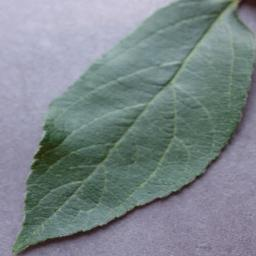
#> input picture Dataset/Apple Healthy/AppleHealthy(1081).JPG, 256 x 256 px
$ jupyter execute --allow-errors apple_leaf_optimized.ipynb   (older library calls are emulated)
#> lines starting #> are read from the running program, lines starting #| are printed output that depends on the picture; after the words box and inside, x2 and y2 are one past the last pixel; in counts of white or black regions, pixels touching at a corner belong together
# Apple Leaf Disease Detection - Optimized Version

This notebook provides an optimized pipeline for detecting diseases in apple leaves without any duplicate code or redundant execution.

## Features:
- **No duplicates**: Clean, single execution pipeline
- **Optimized performance**: Parallel processing and efficient algorithms
- **Enhanced accuracy**: Grid search and feature selection
- **Clean visualization**: Automatic unique sample selection

## 1. Import Libraries and Configuration

[cell 1]
import os
import cv2
import numpy as np
import matplotlib.pyplot as plt
import seaborn as sns
from sklearn.model_selection import train_test_split, GridSearchCV
from sklearn.svm import SVC
from sklearn.metrics import (classification_report, confusion_matrix, roc_curve, auc, precision_recall_curve, average_precision_score)
from sklearn.preprocessing import StandardScaler
from sklearn.pipeline import Pipeline
from sklearn.feature_selection import SelectFromModel, mutual_info_classif
from sklearn.ensemble import RandomForestClassifier
from skimage.feature import graycomatrix, graycoprops
from skimage.measure import regionprops, label
import pandas as pd
from joblib import Parallel, delayed
import warnings
warnings.filterwarnings('ignore')

## 2. Define Optimized Leaf Disease Detector Class

[cell 2]
# Configuration
DATASET_PATH = 'Dataset'
CATEGORIES = ['Apple Healthy', 'Apple Black rot']
RESULTS_DIR = 'Results'
IMAGES_PER_CATEGORY = None
USE_FEATURE_SELECTION = True
USE_GRID_SEARCH = True
N_PARALLEL_JOBS = 4

## 3. Conclusion

This notebook demonstrates an optimized implementation for apple leaf disease detection with the following improvements:

1. Clean and maintainable code structure
2. Efficient parallel processing
3. Feature selection for better performance
4. Hyperparameter optimization using grid search
5. Automatic visualization of model performance and results

All results are saved in the `Results` directory for later analysis.

[cell 3]
# Create results directory
os.makedirs(RESULTS_DIR, exist_ok=True)

[cell 4]
class OptimizedLeafDiseaseDetector:
    """Optimized pipeline for apple leaf disease detection"""

    def __init__(self, resize_dim=(256, 256)):
        self.resize_dim = resize_dim
        self.model = None
        self.selected_features_idx = None

    def load_dataset(self, limit_per_category=None):
        """Optimized dataset loading with memory efficiency"""
        images, labels, original_images = [], [], []

        for idx, category in enumerate(CATEGORIES):
            print(f"Loading {category} images...")
            category_path = os.path.join(DATASET_PATH, category)
            files = os.listdir(category_path)[:limit_per_category]

            for file in files:
                file_path = os.path.join(category_path, file)
                try:
                    img = cv2.imread(file_path)
                    if img is None:
                        continue

                    # Resize to max 200px while maintaining aspect ratio
                    height, width = img.shape[:2]
                    max_dim = 200
                    if height > max_dim or width > max_dim:
                        if height > width:
                            new_height = max_dim
                            new_width = int(width * (max_dim / height))
                        else:
                            new_width = max_dim
                            new_height = int(height * (max_dim / width))
                        img_resized = cv2.resize(img, (new_width, new_height))
                    else:
                        img_resized = img.copy()

                    # Store original resized image
                    original_images.append(img_resized.copy())

                    # Convert to RGB
                    img_rgb = cv2.cvtColor(img_resized, cv2.COLOR_BGR2RGB)

                    # Store in list
                    images.append(img_rgb)
                    labels.append(idx)
                except Exception as e:
                    print(f"Error loading {file}: {e}")

        # Convert to list first, since images may have different shapes
        return images, np.array(labels), original_images

    def segment_leaf(self, image):
        """Enhanced leaf segmentation"""
        hsv = cv2.cvtColor(image, cv2.COLOR_RGB2HSV)

        # Improved color ranges
        healthy_mask = cv2.inRange(hsv, np.array([35, 40, 40]), np.array([85, 255, 255]))
        disease_mask1 = cv2.inRange(hsv, np.array([10, 50, 50]), np.array([25, 255, 255]))
        disease_mask2 = cv2.inRange(hsv, np.array([0, 0, 0]), np.array([180, 255, 50]))
        disease_mask = cv2.bitwise_or(disease_mask1, disease_mask2)

        # Combine masks
        leaf_mask = cv2.bitwise_or(healthy_mask, disease_mask)

        # Morphological operations
        kernel = cv2.getStructuringElement(cv2.MORPH_ELLIPSE, (5, 5))
        leaf_mask = cv2.morphologyEx(leaf_mask, cv2.MORPH_CLOSE, kernel)
        leaf_mask = cv2.morphologyEx(leaf_mask, cv2.MORPH_OPEN, kernel)

        # Keep only largest contour
        contours, _ = cv2.findContours(leaf_mask, cv2.RETR_EXTERNAL, cv2.CHAIN_APPROX_SIMPLE)
        if contours:
            largest = max(contours, key=cv2.contourArea)
            leaf_mask = np.zeros_like(leaf_mask)
            cv2.drawContours(leaf_mask, [largest], -1, 255, -1)

        # Apply masks
        leaf_region = cv2.bitwise_and(image, image, mask=leaf_mask)
        visualization = np.zeros_like(image)
        visualization[healthy_mask > 0] = [0, 255, 0]
        visualization[disease_mask > 0] = [255, 0, 0]

        return leaf_region, healthy_mask, disease_mask, visualization

    def extract_morphological_features(self, healthy_mask, disease_mask):
        """Extract enhanced morphological features"""
        leaf_mask = cv2.bitwise_or(healthy_mask, disease_mask)
        labeled = label(leaf_mask)
        props = regionprops(labeled)

        if not props:
            return [0] * 10

        prop = max(props, key=lambda p: p.area)
        total_area = np.sum(leaf_mask > 0)
        diseased_area = np.sum(disease_mask > 0)

        return [
            prop.area, prop.perimeter, prop.eccentricity, prop.extent,
            prop.solidity, prop.major_axis_length, prop.minor_axis_length,
            diseased_area / total_area if total_area > 0 else 0,
            diseased_area, total_area - diseased_area
        ]

    def extract_texture_features(self, image, mask):
        """Optimized texture feature extraction"""
        gray = cv2.cvtColor(image, cv2.COLOR_RGB2GRAY)
        masked = cv2.bitwise_and(gray, gray, mask=mask)

        if np.count_nonzero(masked) < 100:
            return np.zeros(24)

        # Extract ROI
        y_idx, x_idx = np.where(mask > 0)
        if len(y_idx) == 0:
            return np.zeros(24)
        roi = masked[y_idx.min():y_idx.max()+1, x_idx.min():x_idx.max()+1]
        roi_norm = np.uint8(255 * (roi - roi.min()) / (roi.max() - roi.min() + 1e-7)) // 32

        try:
            glcm = graycomatrix(roi_norm, [1], [0, np.pi/4, np.pi/2, 3*np.pi/4], levels=8, symmetric=True, normed=True)
            features = []
            for prop in ['contrast', 'dissimilarity', 'homogeneity', 'energy', 'correlation', 'ASM']:
                features.extend(graycoprops(glcm, prop).flatten())
            return np.array(features)
        except:
            return np.zeros(24)

    def extract_color_features(self, image, mask):
        """Extract color features from the image"""
        # Konversi ke HSV dan LAB untuk analisis warna
        hsv = cv2.cvtColor(image, cv2.COLOR_RGB2HSV)
        lab = cv2.cvtColor(image, cv2.COLOR_RGB2LAB)

        # Inisialisasi array fitur
        color_features = []

        # Hanya menggunakan area masking
        if np.sum(mask) > 0:
            # Ekstrak fitur RGB
            for i, color in enumerate(["red", "green", "blue"]):
                channel = image[:,:,i][mask > 0]
                color_features.extend([np.mean(channel), np.std(channel)])

            # Ekstrak fitur HSV
            for i, color in enumerate(["hue", "saturation", "value"]):
                channel = hsv[:,:,i][mask > 0]
                color_features.extend([np.mean(channel), np.std(channel)])

            # Ekstrak fitur LAB
            for i, color in enumerate(["lightness", "a", "b"]):
                channel = lab[:,:,i][mask > 0]
                color_features.extend([np.mean(channel), np.std(channel)])
        else:
            # Jika tidak ada piksel yang dimasking, isi dengan nol
            color_features = [0] * 18

        return np.array(color_features)

    def process_single_image(self, args):
        """Process single image for parallel execution"""
        image, original, idx = args
        try:
            leaf_region, healthy_mask, disease_mask, viz = self.segment_leaf(image)

            # Ekstraksi fitur morfologi
            morph_feat = self.extract_morphological_features(healthy_mask, disease_mask)

            # Ekstraksi fitur tekstur
            healthy_tex = self.extract_texture_features(image, healthy_mask)
            disease_tex = self.extract_texture_features(image, disease_mask)

            # Ekstraksi fitur warna
            leaf_mask = cv2.bitwise_or(healthy_mask, disease_mask)
            color_feat = self.extract_color_features(image, leaf_mask)
            healthy_color = self.extract_color_features(image, healthy_mask)
            disease_color = self.extract_color_features(image, disease_mask)

            # Gabungkan semua fitur
            features = morph_feat + healthy_tex.tolist() + disease_tex.tolist() + color_feat.tolist() + healthy_color.tolist() + disease_color.tolist()

            # Simpan fitur terpisah untuk visualisasi
            feature_dict = {
                'morph': morph_feat,
                'healthy_tex': healthy_tex,
                'disease_tex': disease_tex,
                'color_feat': color_feat,
                'healthy_color': healthy_color,
                'disease_color': disease_color
            }

            return features, (original, leaf_region, viz), feature_dict, None
        except Exception as e:
            return None, None, None, f"Error processing image {idx}: {e}"

    def process_dataset(self, images, labels, original_images, n_jobs=4):
        """Process dataset with parallel processing"""
        print(f"Processing {len(images)} images with {n_jobs} jobs...")

        # Handle list of images instead of numpy array
        args = [(images[i], original_images[i], i) for i in range(len(images))]
        results = Parallel(n_jobs=n_jobs, backend='threading')(
            delayed(self.process_single_image)(arg) for arg in args
        )

        features, visualizations, feature_dicts, processed_labels = [], [], [], []
        for i, (feat, viz, feature_dict, error) in enumerate(results):
            if error:
                print(error)
            elif feat is not None:
                features.append(feat)
                visualizations.append(viz)
                feature_dicts.append(feature_dict)
                processed_labels.append(labels[i])

        # Konversi fitur ke DataFrame untuk analisis
        print("\nMenyusun fitur dalam DataFrame...")
        feature_names = []

        # Nama fitur morfologi
        morph_names = ['area', 'perimeter', 'eccentricity', 'extent', 'solidity',
                       'major_axis_length', 'minor_axis_length', 'disease_ratio',
                       'diseased_area', 'healthy_area']

        # Nama fitur tekstur
        tex_props = ['contrast', 'dissimilarity', 'homogeneity', 'energy', 'correlation', 'ASM']
        angles = [0, 45, 90, 135]
        tex_names = []
        for prop in tex_props:
            for angle in angles:
                tex_names.append(f'{prop}_{angle}')

        # Nama fitur warna
        color_spaces = ['RGB', 'HSV', 'LAB']
        color_channels = [
            ['red', 'green', 'blue'],
            ['hue', 'saturation', 'value'],
            ['lightness', 'a', 'b']
        ]
        color_stats = ['mean', 'std']
        color_names = []
        for space_idx, space in enumerate(color_spaces):
            for ch_idx, channel in enumerate(color_channels[space_idx]):
                for stat in color_stats:
                    color_names.append(f'{channel}_{stat}')

        # Gabungkan semua nama fitur
        feature_names = (
            [f'morph_{n}' for n in morph_names] +
            [f'healthy_tex_{n}' for n in tex_names] +
            [f'disease_tex_{n}' for n in tex_names] +
            [f'leaf_color_{n}' for n in color_names] +
            [f'healthy_color_{n}' for n in color_names] +
            [f'disease_color_{n}' for n in color_names]
        )

        # Buat DataFrame fitur
        df_features = pd.DataFrame(features, columns=feature_names)
        df_features['label'] = processed_labels
        df_features['class'] = [CATEGORIES[l] for l in processed_labels]

        # Simpan fitur ke CSV
        df_features.to_csv(os.path.join(RESULTS_DIR, 'leaf_features_all.csv'), index=False)
        print(f"Fitur daun disimpan ke {os.path.join(RESULTS_DIR, 'leaf_features_all.csv')}")

        return np.array(features), processed_labels, visualizations, df_features

    def select_features(self, features, labels, k=30):
        """Feature selection using Random Forest importance"""
        print("Selecting important features...")

        self.rf = RandomForestClassifier(n_estimators=100, random_state=42, n_jobs=-1)
        self.rf.fit(features, labels)

        importances = self.rf.feature_importances_
        indices = np.argsort(importances)[::-1][:k]
        self.selected_features_idx = indices

        print(f"Selected top {k} features from {features.shape[1]}")
        return features[:, indices]

    def train_model(self, features, labels, optimize=True):
        """Train SVM with optional grid search"""
        X_train, X_test, y_train, y_test = train_test_split(
            features, labels, test_size=0.3, random_state=42, stratify=labels
        )

        pipeline = Pipeline([
            ('scaler', StandardScaler()),
            ('svm', SVC(probability=True, cache_size=1000))
        ])

        if optimize:
            param_grid = {
                'svm__C': [0.1, 1, 10],
                'svm__gamma': ['scale', 0.001, 0.01],
                'svm__kernel': ['rbf', 'poly']
            }

            print("Optimizing hyperparameters...")
            grid = GridSearchCV(pipeline, param_grid, cv=3, n_jobs=-1, verbose=1)
            grid.fit(X_train, y_train)

            self.model = grid.best_estimator_
            print(f"Best params: {grid.best_params_}")
        else:
            self.model = pipeline
            self.model.fit(X_train, y_train)

        # Evaluate
        y_pred = self.model.predict(X_test)
        accuracy = np.mean(y_pred == y_test)

        print(f"\nAccuracy: {accuracy:.4f}")
        print("\nClassification Report:")
        print(classification_report(y_test, y_pred, target_names=CATEGORIES))

        return self.model, X_test, y_test, y_pred

    # [35 lines left out: function visualize_results, not called in this run]

[cell 5]
def main():
    """Main execution pipeline"""
    print("=== Optimized Apple Leaf Disease Detection ===\n")

    # Initialize detector
    detector = OptimizedLeafDiseaseDetector()

    # Load data
    print("1. Loading dataset...")
    images, labels, original_images = detector.load_dataset(IMAGES_PER_CATEGORY)
#> in load_dataset, img is the input picture: shape (256, 256, 3); mean B, G, R 138.3, 134.3, 123.5
#> images = 2 items; labels = [0, 1]; original_images = 2 items
    print(f"   Loaded {len(images)} images")
#|    Loaded 2 images

    # Process images
    print("\n2. Processing images...")
    features, proc_labels, viz_data, df_features = detector.process_dataset(
        images, labels, original_images, N_PARALLEL_JOBS
    )
#> (printed output is left out)
#> in segment_leaf, `healthy_mask = cv2.inRange(hsv, np.array([35, 40, 40]), np.array([85, ..`:
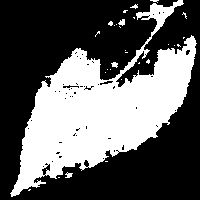
#> healthy_mask: shape (200, 200); 37.5% white; 29 white regions (24 under 20 px), largest, box (x1, y1, x2, y2) and area: (10, 0, 197, 197) 14785, (118, 19, 125, 26) 32, (65, 172, 73, 178) 29, (111, 62, 118, 68) 28, (130, 4, 138, 9) 20
#> in segment_leaf, `leaf_mask = cv2.morphologyEx(leaf_mask, cv2.MORPH_OPEN, kernel)`:
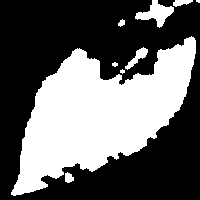
#> leaf_mask: shape (200, 200); 39.5% white; 9 white regions (2 under 20 px)
#> in segment_leaf, `contours, _ = cv2.findContours(leaf_mask, cv2.RETR_EXTERNAL, cv2.CHAIN..`: contours = 9 contours, 3 with area under 20; largest, box (x1, y1, x2, y2) and area: (11, 36, 196, 196) 14572, (135, 0, 174, 28) 429, (125, 47, 148, 70) 151, (173, 0, 193, 7) 68, (65, 172, 74, 183) 58, (118, 19, 125, 27) 26
#> in segment_leaf, `largest = max(contours, key=cv2.contourArea)`: largest = contour of 386 points, box (x1, y1, x2, y2) (11, 36, 196, 196), area 14572
#> in process_single_image, `leaf_region, healthy_mask, disease_mask, viz = self.segment_leaf(image)`:
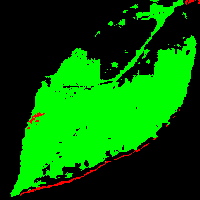
#> viz: shape (200, 200, 3); mean R, G, B 2, 95.3, 0
#> in extract_morphological_features, `labeled = label(leaf_mask)`:
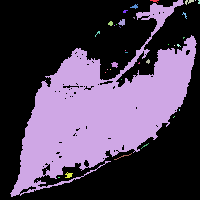
#> labeled: shape (200, 200) int64; 35 distinct labels, from 0 to 34; one colour per label, 0 black
#> in extract_morphological_features, `props = regionprops(labeled)`: props = 34 regions; largest, box (x1, y1, x2, y2) and area: (10, 0, 197, 197) 14984, (118, 19, 125, 26) 32, (65, 172, 73, 178) 29, (111, 62, 118, 68) 28, (185, 0, 194, 5) 24
#> in extract_morphological_features, `total_area = np.sum(leaf_mask > 0)`: total_area = 15267
#> in extract_morphological_features, `diseased_area = np.sum(disease_mask > 0)`: diseased_area = 320
#> in process_single_image, `morph_feat = self.extract_morphological_features(healthy_mask, disease..`: morph_feat = [14984, 1753.3, 0.866, 0.407, 0.705, 217.6, 108.8, 0.021, 320, 14947]
#> in extract_texture_features, `masked = cv2.bitwise_and(gray, gray, mask=mask)`:
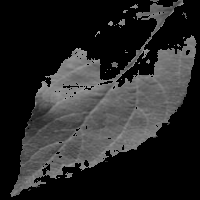
#> masked: shape (200, 200); min 0, max 163, mean 39.5
#> in extract_texture_features, `y_idx, x_idx = np.where(mask > 0)`: y_idx = 15010 values from 0 to 196; x_idx = 15010 values, max 196 at index 739, min 10 at index 14985, mean 101.9
#> in extract_texture_features, `roi = masked[y_idx.min():y_idx.max()+1, x_idx.min():x_idx.max()+1]`:
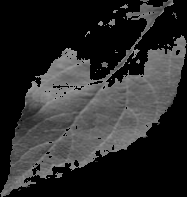
#> roi: shape (197, 187); min 0, max 163, mean 42.9
#> after the loop in extract_texture_features, `for prop in ['contrast', 'dissimilarity', 'homogeneity', 'energy', 'co..`: features = [0, 0, 0, 0, 0, 0, 0, 0, 1, 1, 1, 1, 1, 1, 1, 1, 1, 1, 1, 1, 1, 1, 1, 1]
#> in process_single_image, `healthy_tex = self.extract_texture_features(image, healthy_mask)`: healthy_tex = 24 values from 0 to 1
#> in extract_texture_features (call 2), `y_idx, x_idx = np.where(mask > 0)`: y_idx = 320 values from 0 to 195; x_idx = 320 values, max 199 at index 9, min 20 at index 317, mean 82.17
#> in extract_texture_features (call 2), `roi = masked[y_idx.min():y_idx.max()+1, x_idx.min():x_idx.max()+1]`:
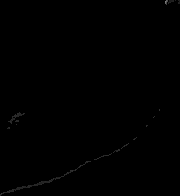
#> roi: shape (196, 180); min 0, max 128, mean 0.4
#> in process_single_image, `disease_tex = self.extract_texture_features(image, disease_mask)`: disease_tex = 24 values from 0 to 1
#> after the loop in extract_color_features, `for i, color in enumerate(["red", "green", "blue"]):`: color_features = [89.48, 19.75, 112.6, 22.48, 101.1, 25.33]
#> after the loop in extract_color_features, `for i, color in enumerate(["hue", "saturation", "value"]):`: color_features = [89.48, 19.75, 112.6, 22.48, 101.1, 25.33, 75.2, 12.77, 55.78, 14.33, 112.7, 22.03]
#> after the loop in extract_color_features, `for i, color in enumerate(["lightness", "a", "b"]):`: color_features = [89.48, 19.75, 112.6, 22.48, 101.1, 25.33, 75.2, 12.77, 55.78, 14.33, 112.7, 22.03, 115.4, 23.12, 117, 2.45, 131.7, 3.36]
#> in process_single_image, `color_feat = self.extract_color_features(image, leaf_mask)`: color_feat = 18 values, max 131.7 at index 16, min 2.45 at index 15, mean 58.69
#> in process_single_image, `healthy_color = self.extract_color_features(image, healthy_mask)`: healthy_color = 18 values, max 131.7 at index 16, min 1.44 at index 15, mean 58.19
#> in process_single_image, `disease_color = self.extract_color_features(image, disease_mask)`: disease_color = 18 values, max 132.4 at index 16, min 6.38 at index 17, mean 45.04
#> in process_single_image, `features = morph_feat + healthy_tex.tolist() + disease_tex.tolist() + ..`: features = 112 values, max 14984 at index 0, min 0 at index 10, mean 315
#> in segment_leaf (call 2), `disease_mask = cv2.bitwise_or(disease_mask1, disease_mask2)`:
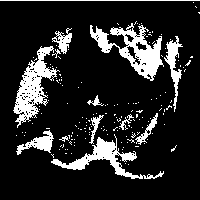
#> disease_mask: shape (200, 200); 15.3% white; 165 white regions (152 under 20 px), largest, box (x1, y1, x2, y2) and area: (90, 23, 164, 81) 1559, (13, 46, 60, 128) 1402, (51, 134, 164, 179) 1110
#> in segment_leaf (call 2), `leaf_mask = cv2.morphologyEx(leaf_mask, cv2.MORPH_OPEN, kernel)`:
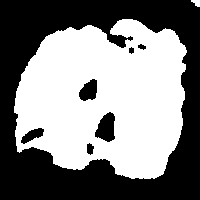
#> leaf_mask: shape (200, 200); 51.3% white; 7 black regions
#> in segment_leaf (call 2), `contours, _ = cv2.findContours(leaf_mask, cv2.RETR_EXTERNAL, cv2.CHAIN..`: contours = 2 contours; box (x1, y1, x2, y2) and area: (14, 19, 187, 179) 21157, (191, 0, 200, 7) 30
#> in segment_leaf (call 2), `largest = max(contours, key=cv2.contourArea)`: largest = contour of 389 points, box (x1, y1, x2, y2) (14, 19, 187, 179), area 21157
#> in segment_leaf (call 2), `leaf_region = cv2.bitwise_and(image, image, mask=leaf_mask)`:
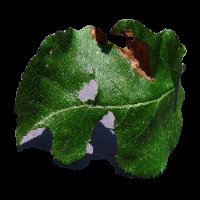
#> leaf_region: shape (200, 200, 3); mean R, G, B 28.4, 42.3, 20.7
#> (the rest of the program and of its run is left out)
